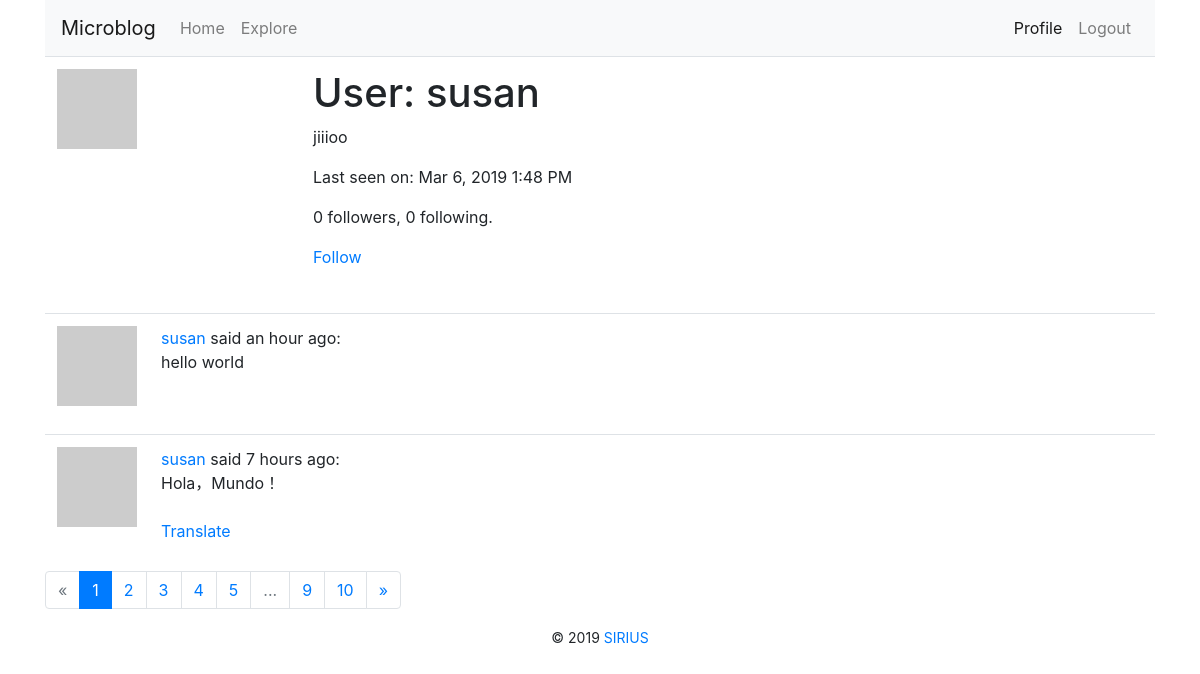
The page /user/susan (signed in) on the database its author committed.
### app/models.py (models this page shows, shortened)
class User(UserMixin, db.Model):
    id = db.Column(db.Integer, primary_key=True)
    username = db.Column(db.String(64), index=True, unique=True)
    email = db.Column(db.String(120), index=True, unique=True)
    password_hash = db.Column(db.String(128))
    posts = db.relationship('Post', backref='author', lazy='dynamic')
    about_me = db.Column(db.String(140))
    last_seen = db.Column(db.DateTime, default=datetime.utcnow())
    followed = db.relationship(
        'User',
        secondary=followers,
        primaryjoin=(followers.c.follower_id == id),
        secondaryjoin=(followers.c.followed_id == id),
        backref=db.backref('followers', lazy='dynamic'),
        lazy='dynamic'
    )
    def avatar(self, size):
        digest = md5(self.email.lower().encode('utf-8')).hexdigest()
        return 'https://www.gravatar.com/avatar/{}?d=identicon&s={}'.format(digest, size)
    def is_following(self, user):
        return self.followed.filter(followers.c.followed_id == user.id).count() > 0

class Post(db.Model):
    id = db.Column(db.Integer, primary_key=True)
    body = db.Column(db.String(140))
    timestamp = db.Column(db.DateTime, index=True, default=datetime.utcnow)
    user_id = db.Column(db.Integer, db.ForeignKey('user.id'))
    language = db.Column(db.String(5))

### app/main/routes.py (the view)
@bp.route('/user/<username>')
@login_required
def user(username):
    user = User.query.filter_by(username=username).first_or_404()
    page = request.args.get('page', 1, type=int)
    posts = user.posts.order_by(Post.timestamp.desc()).paginate(page, current_app.config['POSTS_PER_PAGE'], False)
    next_url = url_for('main.user', username=user.username, page=posts.next_num) if posts.has_next else None
    prev_url = url_for('main.user', username=user.username, page=posts.prev_num) if posts.has_prev else None
    return render_template('user.html',
                           user=user,
                           pagination=posts,
                           posts=posts.items,
                           next_url=next_url,
                           prev_url=prev_url)

### app/main/routes.py (called while the page is built)
@bp.before_request
def before_request():
    if current_user.is_authenticated:
        current_user.last_seen = datetime.utcnow()
        db.session.commit()
    g.locale = str(get_locale())
    if g.locale == 'zh':
        g.locale = 'zh-cn'

### app/models.py (called while the page is built)
@login.user_loader
def load_user(id):
    return User.query.get(int(id))

### app/templates/user.html
{% extends "base.html" %}
{% from 'bootstrap/form.html' import render_form %}
{% from 'bootstrap/pagination.html' import render_pager, render_pagination %}
{% block content %}
    <table class="table table-hover">
        <tr>
            <td width="256px">
                <img src="{{ user.avatar(256) }}">
            </td>
            <td>
                <h1>{{ _('User: ') }}{{ user.username }}</h1>
                {% if user.about_me %}
                    <p>{{ user.about_me }}</p>
                {% endif %}
                {% if user.last_seen %}
                    <p>{{ _('Last seen on: ') }}{{ moment(user.last_seen).format('lll') }}</p>
                {% endif %}
                <p>
                    {{ user.followers.count() }}{{ _(' followers, ') }}{{ user.followed.count() }}{{ _(' following.') }}
                </p>
                {% if user==current_user %}
                    <p>
                        <a href="{{ url_for('main.edit_profile') }}">{{ _('Edit your profile') }}</a>
                    </p>
                {% elif not current_user.is_following(user) %}
                    <p>
                        <a href="{{ url_for('main.follow', username=user.username) }}">{{ _('Follow') }}</a>
                    </p>
                {% else %}
                    <p>
                        <a href="{{ url_for('main.unfollow', username=user.username) }}">{{ _('Unfollow') }}</a>
                    </p>
                {% endif %}
            </td>
        </tr>
    </table>
    {% for post in posts %}
        {% include '_post.html' %}
    {% endfor %}
    {{ render_pagination(pagination,ellipses='...',align='right') }}
{% endblock %}

### app/templates/base.html (shortened to what this page needs)
{% from 'bootstrap/nav.html' import render_nav_item %}
<!DOCTYPE html>
<html>
<head>
    {% block head %}
        {% block styles %}
            {{ bootstrap.load_css() }}
        {% endblock %}
    {% endblock %}
</head>
<body>
<main class="container">
    <nav class="navbar navbar-expand-lg navbar-light bg-light">
        <a class="navbar-brand" href="{{ url_for('main.index') }}">Microblog</a>
        <div class="collapse navbar-collapse" id="navbarSupportedContent">
            <ul class="navbar-nav mr-auto">
                {{ render_nav_item('main.index',_('Home'),use_li=True) }}
                {{ render_nav_item('main.explore',_('Explore'),use_li=True) }}
            </ul>
            <ul class="navbar-nav">
                {% if current_user.is_anonymous %}
                    {{ render_nav_item('auth.login',_('Login'),use_li=True) }}
                {% else %}
                    {{ render_nav_item('main.user',_('Profile'),use_li=True,username=current_user.username) }}
                    {{ render_nav_item('auth.logout',_('Logout'),use_li=True) }}
                {% endif %}
            </ul>
        </div>
    </nav>
    {% block content %}{% endblock %}
    <footer class="text-center">
        {% block footer %}
            <small> &copy; 2019 <a href="http://127.0.0.1:5000" title="Written by SIRIUS">SIRIUS</a></small>
        {% endblock %}
    </footer>
</main>
</body>
</html>

### app/templates/_post.html (shortened to what this page needs)
<table class="table table-hover">
    <tr>
        <td width="70px">
            <a href="{{ url_for('main.user',username=post.author.username) }}">
                <img src="{{ post.author.avatar(70) }}">
            </a>
        </td>
        <td>
            {{ _('%(username)s said %(when)s:', username=user_link, when=moment(post.timestamp).fromNow()) }}
            <br>
            <span id="post{{ post.id }}">{{ post.body }}</span>
            {% if post.language and post.language !=g.locale %}
                <br><br>
                <span id="translation{{ post.id }}">
                    <a href="javascript:translate(
                    '#post{{ post.id }}',
                    '#translation{{ post.id }}',
                    '{{ post.language }}',
                    '{{ g.locale }}');">{{ _('Translate') }}</a>
                </span>
            {% endif %}
            <br>
        </td>
    </tr>
</table>

### rows shown on the page
User: username "Profile"
User: username "susan", about_me "jiiioo", last_seen "Mar 6, 2019 1:48 PM"
Post: body "hello world"
Post: body "Hola，Mundo！"

### other values the page prints
{{ render_nav_item('main.index',_('Home'),use_li=True) }} "Home"
{{ render_nav_item('main.explore',_('Explore'),use_li=True) }} "Explore"
{{ render_nav_item('auth.logout',_('Logout'),use_li=True) }} "Logout"
{{ user.followers.count() }} "0"
{{ user.followed.count() }} "0"
{{ render_pagination(pagination,ellipses='...',align='right') }} "« 1 2 3 4 5 ... 9 10 »"
